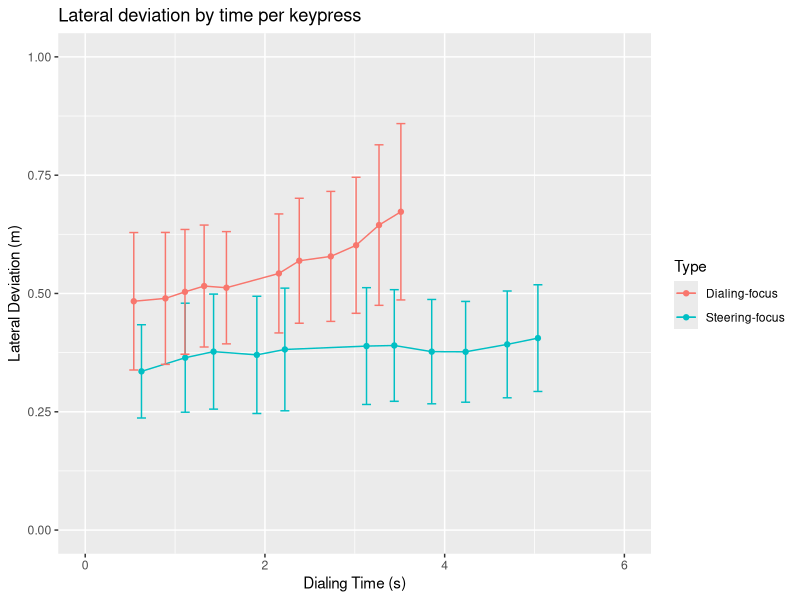

Generate this figure with R:
library(tidyverse)

# A
totalDialingTime <- function() {
  frame <- read.csv('keyPressDataWithLaneDeviation.csv', header = TRUE)
  pp <- length(unique(frame$pp))

  frame <- frame %>% 
    filter(phoneNrLengthAfterKeyPress == 12, 
           typingErrorMadeOnTrial == 0, 
           partOfExperiment == "dualSteerFocus" | partOfExperiment == "dualDialFocus") %>% 
    group_by(partOfExperiment) %>% 
    summarise(mean = round(mean(timeRelativeToTrialStart) / 1000, digits = 1),
              sd = round(sd(timeRelativeToTrialStart) / 1000, digits = 1)) %>% 
    mutate(se = round(sd / sqrt(pp), digits = 1))
  
  View(frame)
}

# B
absoluteLaneDeviationByEachKeypress <- function() {
  frame <- read.csv('keyPressDataWithLaneDeviation.csv', header = TRUE)
  pp <- length(unique(frame$pp))
  
  frame <- frame %>% 
    filter(typingErrorMadeOnTrial == 0, 
           partOfExperiment == "dualSteerFocus" | partOfExperiment == "dualDialFocus") %>% 
    select(partOfExperiment, pp, trial, phoneNrLengthAfterKeyPress, lanePosition) %>% 
    mutate(diff = 0)
    
  matrixFrame <- as.matrix(sapply(frame, as.numeric))
  batch <- nrow(frame) / 13
  for(i in 1:batch) {
    for(j in 1:13) {
      rowNo <- (i-1)*13 + j
      if(j == 1){
        matrixFrame[rowNo, 6] = 0
      } else {
        matrixFrame[rowNo, 6] = abs(matrixFrame[rowNo, 5] - matrixFrame[rowNo-1, 5])
      }
    }
  }
  
  dataFrame <- as_tibble(matrixFrame) %>% 
    mutate(partOfExperiment = ifelse(partOfExperiment == 1, "dualDialFocus", "dualSteerFocus")) %>% 
    filter(phoneNrLengthAfterKeyPress >= 1)
  
  View(dataFrame)
  
  resultFrame <- dataFrame %>% 
    group_by(partOfExperiment) %>% 
    summarise(mean = mean(diff),
              sd = sd(diff)) %>% 
    mutate(se = sd / sqrt(pp))
  
  View(resultFrame)
}

# B
absoluteLaneDeviationByAllKeypresses <- function() {
  frame <- read.csv('keyPressDataWithLaneDeviation.csv', header = TRUE)
  pp <- length(unique(frame$pp))
  
  frame <- frame %>% 
    filter(phoneNrLengthAfterKeyPress == 0 | phoneNrLengthAfterKeyPress == 12,
           typingErrorMadeOnTrial == 0, 
           partOfExperiment == "dualSteerFocus" | partOfExperiment == "dualDialFocus") %>% 
    select(partOfExperiment, pp, trial, phoneNrLengthAfterKeyPress, lanePosition) %>% 
    mutate(diff = 0)
  
  matrixFrame <- as.matrix(sapply(frame, as.numeric))
  batch <- nrow(frame) / 2
  for(i in 1:batch) {
    for(j in 1:2) {
      rowNo <- (i-1)*2 + j
      if(j == 1){
        matrixFrame[rowNo, 6] = 0
      } else {
        matrixFrame[rowNo, 6] = abs(matrixFrame[rowNo, 5] - matrixFrame[rowNo-1, 5])
      }
    }
  }
  
  dataFrame <- as_tibble(matrixFrame) %>% 
    mutate(partOfExperiment = ifelse(partOfExperiment == 1, "dualDialFocus", "dualSteerFocus")) %>% 
    filter(phoneNrLengthAfterKeyPress == 12)
  
  View(dataFrame)
  
  resultFrame <- dataFrame %>% 
    group_by(partOfExperiment) %>% 
    summarise(mean = mean(diff),
              sd = sd(diff)) %>% 
    mutate(se = sd / sqrt(pp))
  
  View(resultFrame)
}

# C
plot <- function() {
  frame <- read.csv('keyPressDataWithLaneDeviation.csv', header = TRUE)

  frame <- frame %>%  filter(phoneNrLengthAfterKeyPress %in% c(1: 11), 
                             typingErrorMadeOnTrial == 0,
                             partOfExperiment == "dualSteerFocus" | partOfExperiment == "dualDialFocus") %>% 
    mutate(lanePosition = abs(lanePosition),
           Type = ifelse(partOfExperiment == "dualSteerFocus", "Steering-focus", "Dialing-focus")) %>% 
    group_by(phoneNrLengthAfterKeyPress, Type) %>% 
    summarise(laneDeviation = mean(lanePosition, na.rm = TRUE),
              dialingTime = mean(timeRelativeToTrialStart, na.rm = TRUE) / 1000,
              se = sd(lanePosition, na.rm = TRUE) / sqrt(11))
  
  ggplot(frame, mapping = aes(x = dialingTime, y = laneDeviation)) +
    geom_point(mapping = aes(color = Type)) +
    geom_line(mapping = aes(color = Type)) + 
    geom_errorbar(mapping = aes(ymin = laneDeviation-se, ymax = laneDeviation+se, color = Type), width = .1) +
    coord_cartesian(ylim = c(0, 1), xlim = c(0,  6)) +
    labs(title = "Lateral deviation by time per keypress", x = "Dialing Time (s)", y = "Lateral Deviation (m)")
}

plot()


